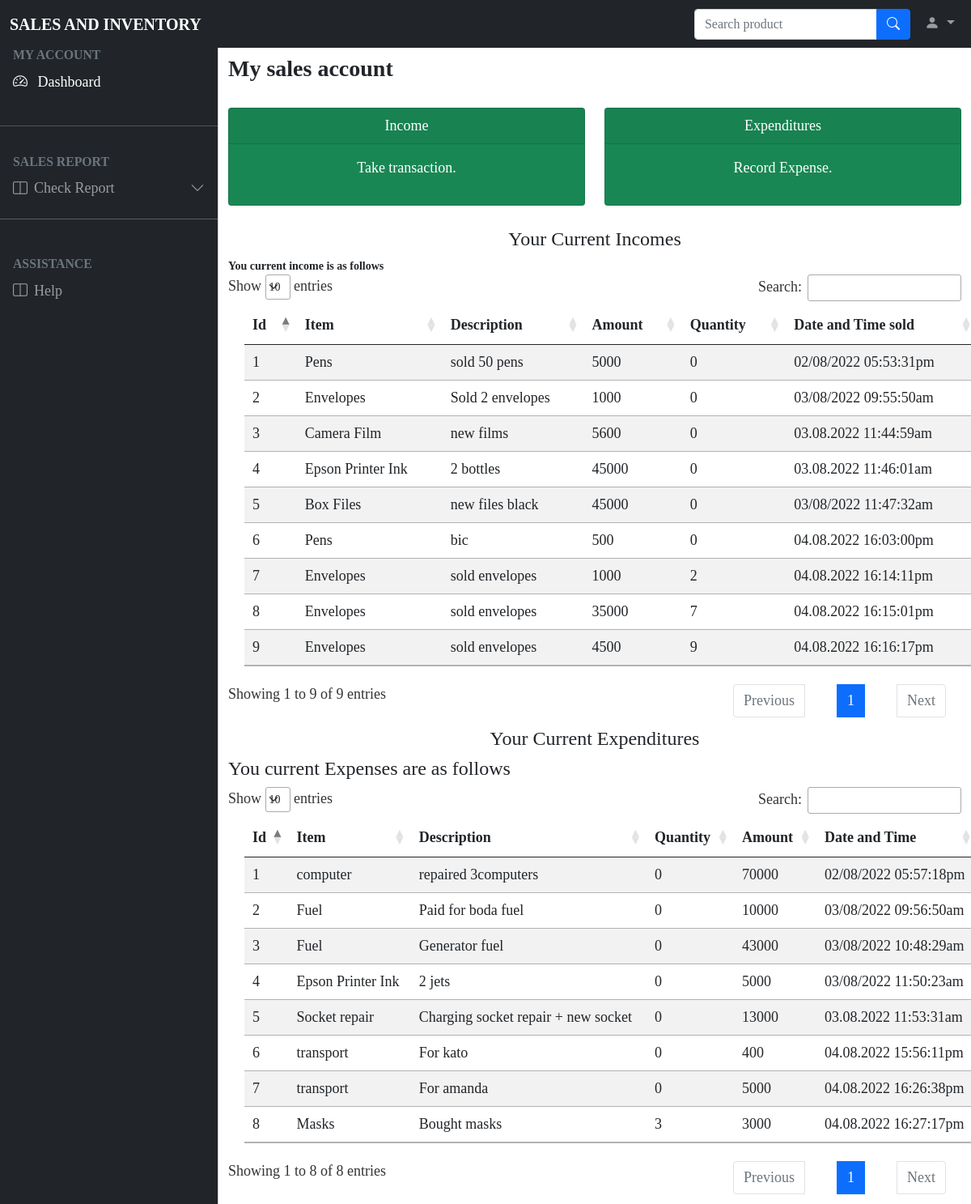
Screenshot of /deskoff.php (signed in) with the database file from the repository.
### tables this page shows
CREATE TABLE `income` (
  `id` int(4) NOT NULL,
  `items` varchar(25) NOT NULL,
  `Descript` varchar(255) DEFAULT NULL,
  `Amount` int(10) NOT NULL,
  `qtty` int(50) NOT NULL,
  `ct` varchar(50) NOT NULL
);

CREATE TABLE `expenses` (
  `id` int(50) NOT NULL,
  `item` varchar(50) NOT NULL,
  `descri` varchar(250) NOT NULL,
  `amt` int(50) NOT NULL,
  `qtty` int(50) NOT NULL,
  `ct` varchar(50) NOT NULL
);

### deskoff.php (the view, shortened to what this page needs)
<!DOCTYPE html>
<html>
<head>
	<link rel="stylesheet" type="text/css" href="bootstrap-5.0.2-dist/css/bootstrap.min.css">
	<link rel="stylesheet" type="text/css" href="DataTables/datatables.min.css"/>
	<link rel="stylesheet" href="https://cdn.jsdelivr.net/npm/bootstrap-icons@1.8.3/font/bootstrap-icons.css">
	<link rel="stylesheet" type="text/css" href="bootstrap-5.0.2-dist/css/style.css">
	<link rel="stylesheet" type="text/css" href="DataTables/DataTables-1.12.1/css/dataTables.bootstrap5.min.css">
</head>
<body class="" style="font-family:cursive;font-size: large;">
	<nav class="navbar navbar-expand-lg navbar-dark bg-dark fixed-top">
	  <div class="container-fluid">
	    <a class="navbar-brand fw-bold text-uppercase me-auto" href="#">Sales and Inventory</a>
	    <div class="collapse navbar-collapse" id="navbarSupportedContent">
	      <form class="d-flex ms-auto" role="search">
	      	<div class="input-group my-3 my-lg-0">
	        	<input type="text" class="form-control" placeholder="Search product" aria-label="Recipient's username" aria-describedby="button-addon2">
			  	<button class="btn btn-primary" type="button" id="button-addon2"name="btn_search"><i class="bi bi-search"></i></button>
			</div>
	      </form>
	      <ul class="navbar-nav mb-2 mb-lg-0">
	      	<li class="nav-item dropdown">
	          <a class="nav-link dropdown-toggle" href="#" id="navbarDropdown" role="button" data-bs-toggle="dropdown" aria-expanded="false">
	            <i class="bi bi-person-fill"></i>
	          </a>
	        </li>
	      </ul>
	    </div>
	  </div>
	</nav>
	<div class="offcanvas offcanvas-start sidebar-nav bg-dark text-white" tabindex="-1" id="offcanvasExample" aria-labelledby="offcanvasExampleLabel">
	  <div class="offcanvas-body p-0">
	  	<nav class="navbar-dark">
	  		<ul class="navbar-nav">
	  			<li>
	  				<div class="text-muted small fw-bold text-uppercase px-3">My account
	  				</div>
	  			</li>
	  			<li>
	  				<a href="#" class="nav-link px-3 active">
	  				<span class="me-2">
	  					<i class="bi bi-speedometer2"></i>
	  				</span>
	  				<span>Dashboard</span>
	  				</a>
	  			</li>
	  			<li class="my-4">
	  				<hr class="dropdown-divider">
	  			</li>
	  			<li>
	  				<div class="text-muted small fw-bold text-uppercase px-3">Sales Report
	  				</div>
	  			</li>
	  			<li>
	  				<a class="nav-link px-3 sidebar-link" data-bs-toggle="collapse" href="#collapseExample" role="button" aria-expanded="false" aria-controls="collapseExample">
				    <span class="me-2">
	  					<i class="bi bi-layout-split"></i>
	  				</span>
	  				<span>Check Report</span>
	  				<span class="right-icon ms-auto"><i class="bi bi-chevron-down"></i></span>
				  	</a>
				</li><hr><br>
				<li>
	  				<div class="text-muted small fw-bold text-uppercase px-3">Assistance
	  				</div>
	  			</li>
				<li>
	  				<a class="nav-link px-3 sidebar-link"  href="#collapseExample" role="button" aria-expanded="false" aria-controls="collapseExample">
				    <span class="me-2">
	  					<i class="bi bi-layout-split"></i>
	  				</span>
	  				<span>Help</span>
				  	</a>
				</li><br>
	  		</ul>
	  	</nav>
	  </div>
	</div>
	<main class="mt-5 pt-3">
		<div class="container-fluid" id="container">
			<div class="row">
				<div class="col-md-12 fw-bold fs-3">My sales account</div>
			</div><br>
			<div class="row">
				<div class="col" >
					<div class="card text-white bg-success mb-3 h-100"  >
						<div class="card-header text-center" >Income</div>
						  <div class="card-body">
						    <p class="card-text text-center addit" id="addit">Take transaction.</p>
						  </div>
					</div>
				</div>
				<div class="col">
					<div class="card text-white bg-success mb-3 h-100" >
						<div class="card-header text-center">Expenditures</div>
						  <div class="card-body">
						    <p class="card-text text-center adde" id="adde">Record Expense.</p>
						  </div>
					</div>
				</div>
				<div>
			</div><br>
		</div>
		<div class="row">
				<table id="exampletable" class="table table-striped caption-top" style="margin: 20px;">
				  <h4 class="text-center">Your Current Incomes</h4>
				  <thead>
				    <tr>
				      <th scope="col">Id</th>
				      <th scope="col">Item</th>
				      <th scope="col">Description</th>
				      <th scope="col">Amount</th>
				      <th scope="col">Quantity</th>
				      <th scope="col">Date and Time sold</th>
				    </tr>
				  </thead>
				  <tbody>
				    <?php
		            include("config.php");
		            $mydb ="SELECT * FROM  income";
		            $run=mysqli_query($dbconn,$mydb);
		            if(mysqli_num_rows($run) > 0){
		                echo "<div style='font-size:14px;'>"."<b>"."You current income is as  follows"."</b>"."<div>";
		            	$a =0;
		                while($row=mysqli_fetch_array($run)){
		                    $item=$row[1];
		                    $descri  =$row[2];
		                    $amt =$row[3];
		                    $qtty=$row[4];
		                    $ct=$row[5];
		                    $a+=1;
		                  echo '<tr>';
		                    echo'<td>' . $a.'</td>';
		                    echo'<td>' .$item.'</td>';
		                    echo'<td>' .$descri.'</td>';
		                    echo'<td>' .$amt.'</td>';
		                    echo'<td>' .$qtty.'</td>';
		                    echo'<td>' .$ct.'</td>';
		                  echo '</tr>';
		                }
		            }else{
		            echo "<h3 >You have not made sales yet</h3>";
		            }
		            ?>
				  </tbody>
				</table>
			</div>
		<div class="row">
				<table id="expensestable" class="table caption-top table-striped" style="margin: 20px;">
				  <h4 class="text-center">Your Current Expenditures</h4>
				  <thead>
				    <tr>
				      <th scope="col">Id</th>
				      <th scope="col">Item</th>
				      <th scope="col">Description</th>
				      <th scope="col">Quantity</th>
				      <th scope="col">Amount</th>
				      <th scope="col">Date and Time</th>
				    </tr>
				  </thead>
				  <tbody>
				    <?php
		            include("config.php");
		            $mydb ="SELECT * FROM  expenses";
		            $run=mysqli_query($dbconn,$mydb);
		            if(mysqli_num_rows($run) > 0){
		                echo "<div style='font-size:14px;'>"."<h4>"."You current Expenses are as  follows"."</h4>"."<div>";
		            	$a =0;
		                while($row=mysqli_fetch_array($run)){
		                    $item=$row[1];
		                    $descri  =$row[2];
		                    $qtty=$row[4];
		                    $amt =$row[3];
		                    $ct=$row[5];
		                    $a+=1;
		                  echo '<tr>';
		                    echo'<td>' . $a.'</td>';
		                    echo'<td>' .$item.'</td>';
		                    echo'<td>' .$descri.'</td>';
		                    echo'<td>' .$qtty.'</td>';
		                    echo'<td>' .$amt.'</td>';
		                    echo'<td>' .$ct.'</td>';
		                  echo '</tr>';
		                }
		            }else{
		            echo "<h3 >You have not yet spent any income</h3>";
		            }
		            ?>
				  </tbody>
				</table>
			</div>
	</main>
</body>
</html>

### deskoff.php (style rules this page uses)
a { text-decoration: none; color: white; }

### rows the page displays
income: items "Pens", Descript "sold 50 pens", Amount "5000", qtty "0", ct "02/08/2022 05:53:31pm"
income: items "Envelopes", Descript "Sold 2 envelopes", Amount "1000", qtty "0", ct "03/08/2022 09:55:50am"
income: items "Camera Film", Descript "new films", Amount "5600", qtty "0", ct "03.08.2022 11:44:59am"
income: items "Epson Printer Ink", Descript "2 bottles", Amount "45000", qtty "0", ct "03.08.2022 11:46:01am"
income: items "Box Files", Descript "new files black", Amount "45000", qtty "0", ct "03/08/2022 11:47:32am"
income: items "Pens", Descript "bic", Amount "500", qtty "0", ct "04.08.2022 16:03:00pm"
income: items "Envelopes", Descript "sold envelopes", Amount "1000", qtty "2", ct "04.08.2022 16:14:11pm"
income: items "Envelopes", Descript "sold envelopes", Amount "35000", qtty "7", ct "04.08.2022 16:15:01pm"
income: items "Envelopes", Descript "sold envelopes", Amount "4500", qtty "9", ct "04.08.2022 16:16:17pm"
expenses: item "computer", descri "repaired 3computers", qtty "0", amt "70000", ct "02/08/2022 05:57:18pm"
expenses: item "Fuel", descri "Paid for boda fuel", qtty "0", amt "10000", ct "03/08/2022 09:56:50am"
expenses: item "Fuel", descri "Generator fuel", qtty "0", amt "43000", ct "03/08/2022 10:48:29am"
expenses: item "Epson Printer Ink", descri "2 jets", qtty "0", amt "5000", ct "03/08/2022 11:50:23am"
expenses: item "Socket repair", descri "Charging socket repair + new socket", qtty "0", amt "13000", ct "03.08.2022 11:53:31am"
expenses: item "transport", descri "For kato", qtty "0", amt "400", ct "04.08.2022 15:56:11pm"
expenses: item "transport", descri "For amanda", qtty "0", amt "5000", ct "04.08.2022 16:26:38pm"
expenses: item "Masks", descri "Bought masks", qtty "3", amt "3000", ct "04.08.2022 16:27:17pm"
